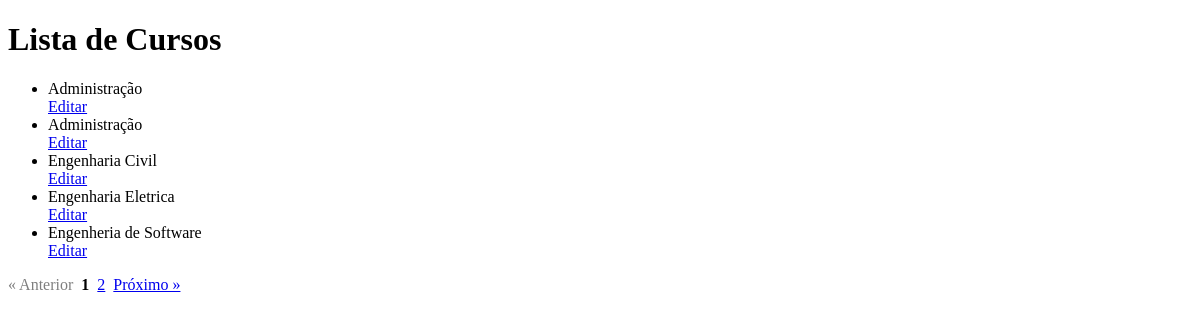
The app's page /edu/course/, older data.
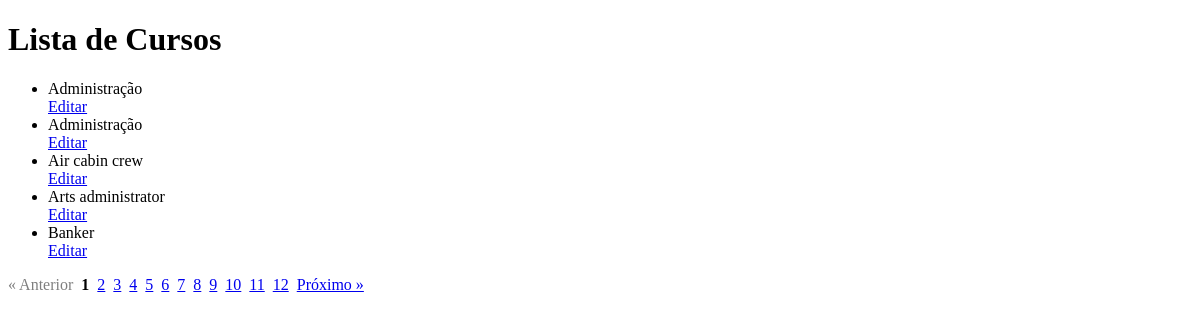
The same page, newer data.
### edu/models.py (models this page shows, shortened)
class Curso(models.Model):
	nome = models.CharField(max_length=100, null=False, blank=False)

### edu/views.py (the view)
# urls.py: path('course/', views.list_courses, name='list_courses'),
def list_courses(request):
    from .models import Curso
    from django.core.paginator import Paginator, EmptyPage, PageNotAnInteger
    cursos_list = Curso.objects.all().order_by('nome')
    page = request.GET.get('page', 1)
    paginator = Paginator(cursos_list, 5)  # 5 cursos por página
    try:
        cursos = paginator.page(page)
    except PageNotAnInteger:
        cursos = paginator.page(1)
    except EmptyPage:
        cursos = paginator.page(paginator.num_pages)
    return render(request, 'edu/course_list.html', {'cursos': cursos})

### edu/templates/edu/course_list.html (shortened to what this page needs)
{% extends 'global/home.html' %}
{% block conteudo %}
    <h1>Lista de Cursos</h1>
        <ul>
                {% for curso in cursos %}
                        <li>{{ curso.nome }}</li> <a href="{% url 'edu:edit_course' curso.id %}">Editar</a>
                {% empty %}
                        <li>Nenhum curso disponível.</li>
                {% endfor %}
        </ul>
        {% if cursos.has_other_pages %}
        <nav class="pagination" aria-label="Page navigation">
            <ul style="list-style:none; display:flex; gap:8px; padding:0;">
                {% if cursos.has_previous %}
                    <li><a href="?page={{ cursos.previous_page_number }}">&laquo; Anterior</a></li>
                {% else %}
                    <li style="opacity:0.5">&laquo; Anterior</li>
                {% endif %}
                {% for num in cursos.paginator.page_range %}
                    {% if num == cursos.number %}
                        <li><strong>{{ num }}</strong></li>
                    {% else %}
                        <li><a href="?page={{ num }}">{{ num }}</a></li>
                    {% endif %}
                {% endfor %}
                {% if cursos.has_next %}
                    <li><a href="?page={{ cursos.next_page_number }}">Próximo &raquo;</a></li>
                {% else %}
                    <li style="opacity:0.5">Próximo &raquo;</li>
                {% endif %}
            </ul>
        </nav>
        {% endif %}
{% endblock %}

Row changes from the older to the newer data that the page shows:
no longer on this page (row unchanged): Curso: nome "Engenharia Civil"
no longer on this page (row unchanged): Curso: nome "Engenharia Eletrica"
no longer on this page (row unchanged): Curso: nome "Engenheria de Software"
added Curso: nome "Air cabin crew"
added Curso: nome "Arts administrator"
added Curso: nome "Banker"
Text that changed along with them:
new list line: "3"
new list line: "4"
new list line: "5"
new list line: "6"
new list line: "7"
new list line: "8"
new list line: "9"
new list line: "10"
new list line: "11"
new list line: "12"
